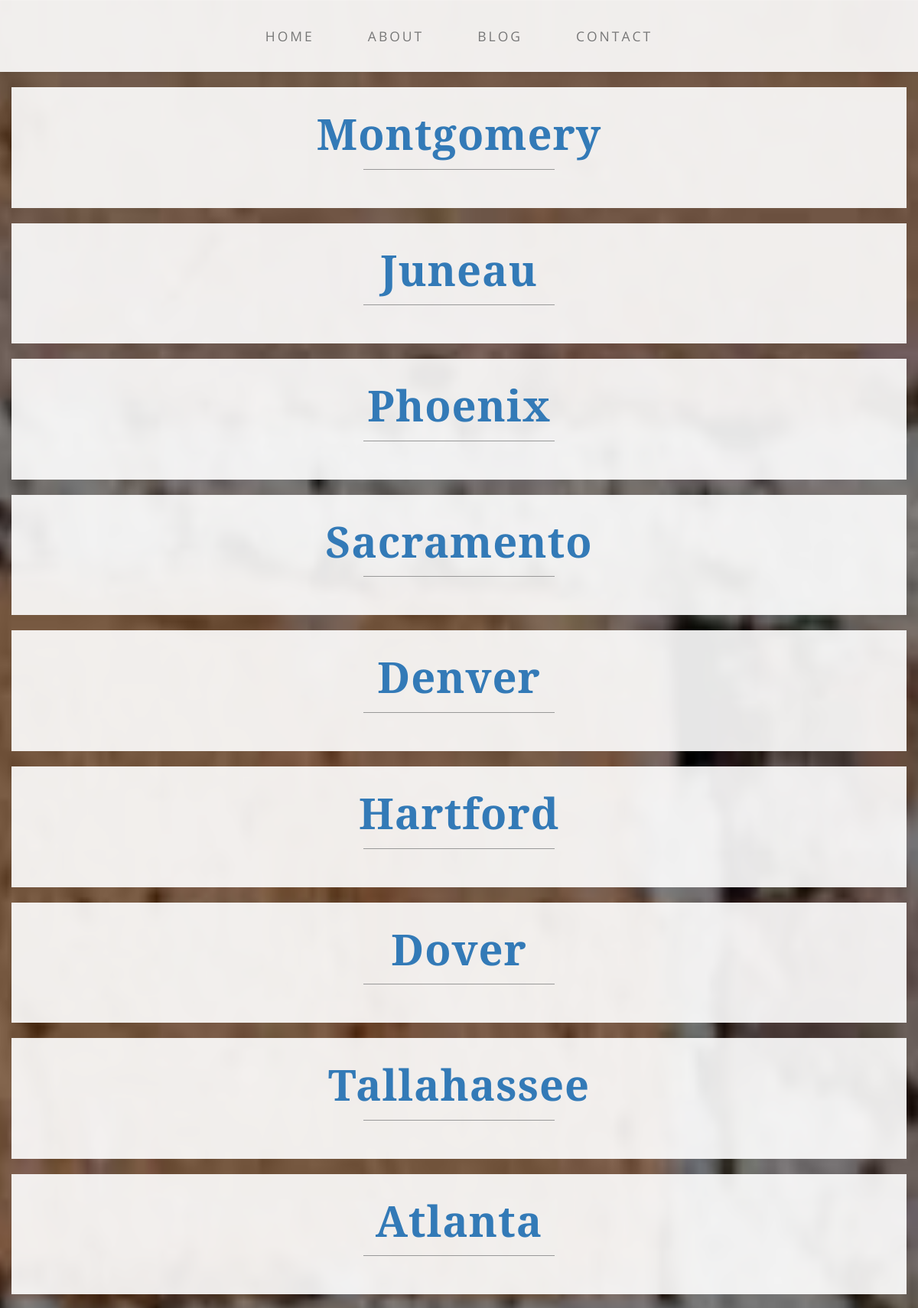
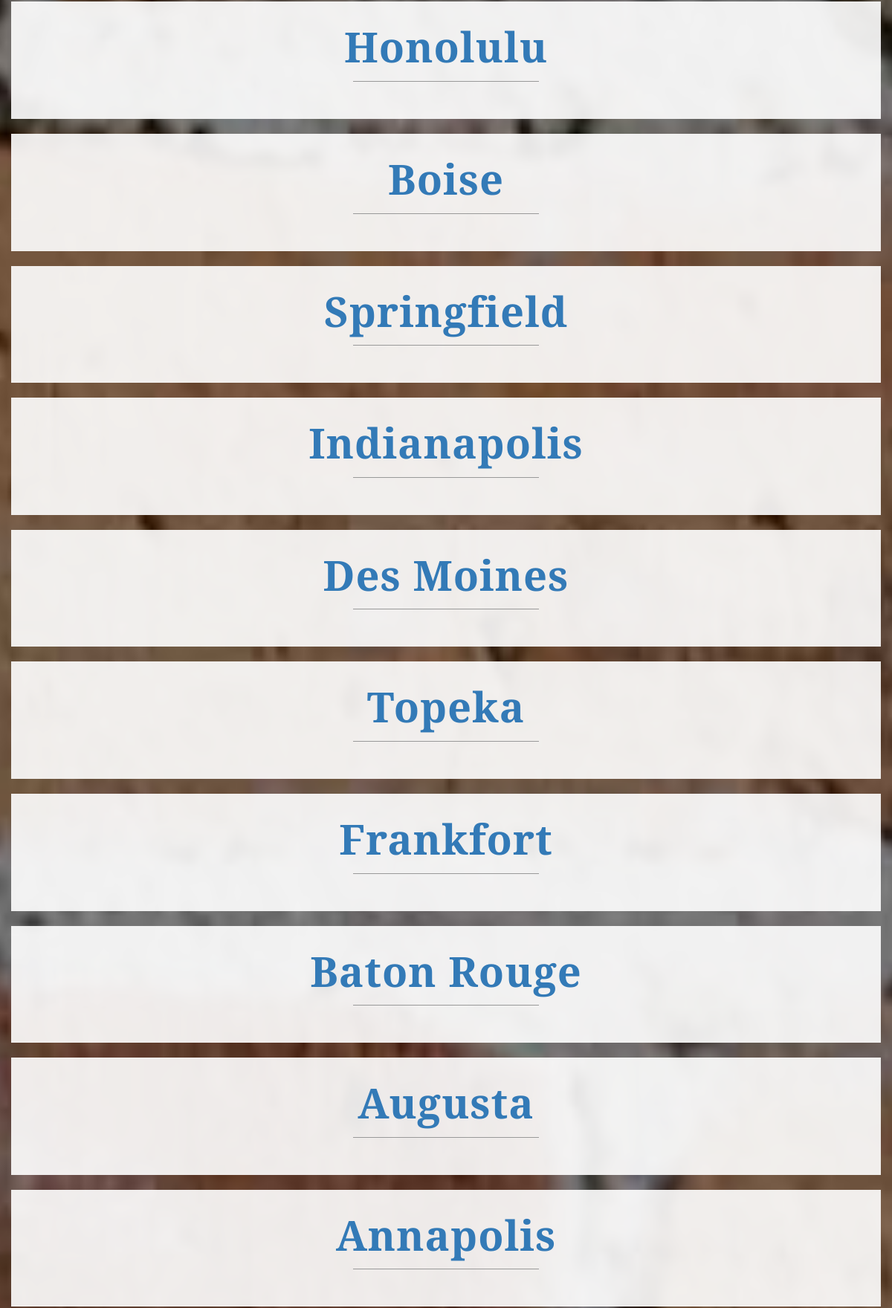
The page /state_cbv_list/ (upper part) on the database its author committed (2 pictures, top to bottom).
### main/models.py (models this page shows, shortened)
class StateCapital(models.Model):
	name = models.CharField(max_length=100, null=True, blank=True)
	state = models.OneToOneField('main.State', null=True, blank=True)
	latitude = models.FloatField(null=True, blank=True)
	longitude = models.FloatField(null=True, blank=True)
	capital_population = models.IntegerField(null=True, blank=True)

### main/views.py (the view)
# urls.py: url(r'state_cbv_list/$', views.StateListView.as_view()),
class StateListView(ListView):
	model = StateCapital
	template_name = 'state_list.html'
	context_object_name = 'states'

### main/templates/state_list.html (shortened to what this page needs)
{% extends 'base.html' %}
{% block body %}
	<div class="container">
	{% for state in states %}
		<div class='row'>
		<div class='box'>
			<div class='col-lg-12 text-center'>
			<h1 class="brand-name"> <a href="/state_detail/{{state.pk}}">{{state.name}}</a></h1>
			<hr class="tagline-divider">
			</div>
		</div>
	</div>
	{% endfor %}
	</div>
{% endblock %}

### main/static/css/business-casual.css (style rules this page uses)
body { font-family: "Open Sans","Helvetica Neue",Helvetica,Arial,sans-serif; background: url('../img/bg.jpg') no-repeat center center fixed; -webkit-background-size: cover; -moz-background-size: cover; background-size: cover; -o-background-size: cover; }
h1, h2, h3, h4, h5, h6 { text-transform: uppercase; font-family: "Josefin Slab","Helvetica Neue",Helvetica,Arial,sans-serif; font-weight: 700; letter-spacing: 1px; }
hr { max-width: 400px; border-color: #999999; }
.brand-before, .brand-name { text-transform: capitalize; }
.brand-name { margin: 0; font-size: 4em; }
.tagline-divider { margin: 15px auto 3px; max-width: 250px; border-color: #999999; }
.box { margin-bottom: 20px; padding: 30px 15px; background: #fff; background: rgba(255,255,255,0.9); }
@media screen and (min-width:1200px) { .box:after { content: ''; display: table; clear: both; } }

### rows shown on the page
StateCapital: name "Montgomery"
StateCapital: name "Juneau"
StateCapital: name "Phoenix"
StateCapital: name "Sacramento"
StateCapital: name "Denver"
StateCapital: name "Hartford"
StateCapital: name "Dover"
StateCapital: name "Tallahassee"
StateCapital: name "Atlanta"
StateCapital: name "Honolulu"
StateCapital: name "Boise"
StateCapital: name "Springfield"
StateCapital: name "Indianapolis"
StateCapital: name "Des Moines"
StateCapital: name "Topeka"
StateCapital: name "Frankfort"
StateCapital: name "Baton Rouge"
StateCapital: name "Augusta"
StateCapital: name "Annapolis"
